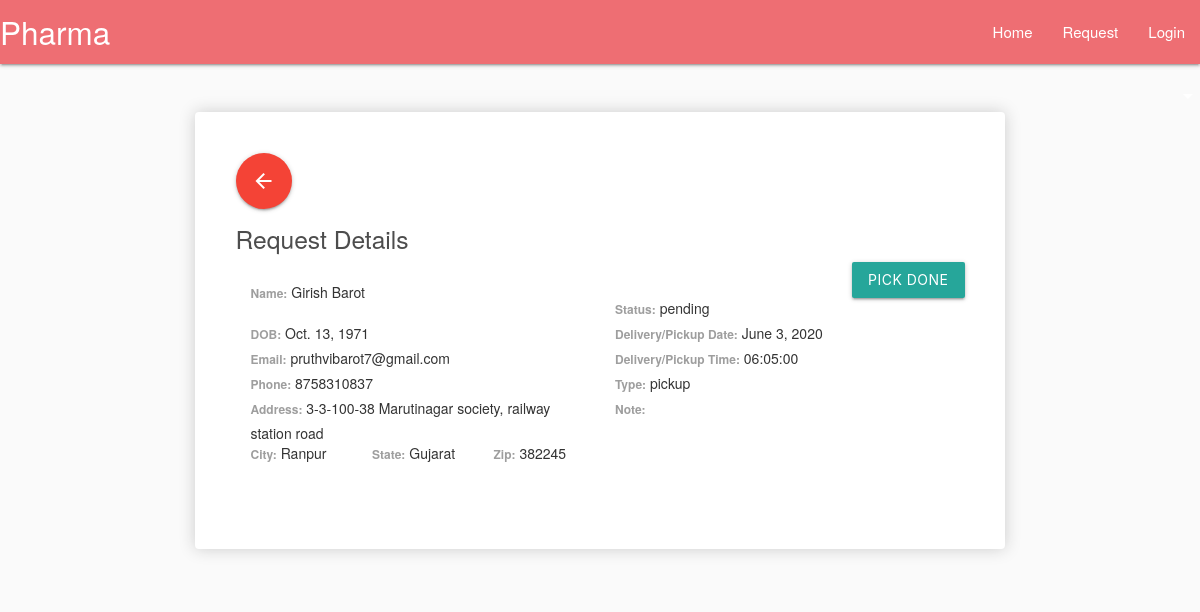
/request-detail/3, run on the app's committed database.
### pharmastore/models.py (models this page shows, shortened)
class DrugRequest(models.Model):
    name = models.CharField(max_length=250,null=True,blank=True)
    first_name = models.CharField(max_length=250,null=True)
    last_name = models.CharField(max_length=250,null=True)
    dob = models.DateField(verbose_name='Date Of Birth',null=True)
    phone = models.CharField(max_length=250,null=True)
    email = models.EmailField(null=True)
    note = models.TextField(max_length=1000,null=True,blank=True)
    address = models.TextField(max_length=1000)
    zip = models.CharField(max_length=250,null=True)
    city = models.CharField(max_length=250,null=True)
    state = models.CharField(max_length=250,null=True)
    pharmacy = models.ForeignKey(Pharmacy,on_delete=models.SET_NULL,null=True,related_name="pharmacy",blank=True)
    ip_address = models.CharField(max_length=250,null=True,verbose_name="IP Address",blank=True)
    pd_date = models.DateTimeField(verbose_name='Pickup Date',null=True)
    pd_time = models.CharField(max_length=25,null=True,blank=True)
    type = models.CharField(max_length=100,choices=[('delivery', 'Delivery'), ('pickup', 'Pickup')],default='pickup')
    status = models.CharField(max_length=100,choices=[('pending','Pending'),('done','Pick Done')],default="pending")
    done_date = models.DateTimeField(verbose_name='Pick Done Date',null=True,blank=True)
    images = models.FileField(upload_to='image/',null=True,blank=True)

### pharmastore/views.py (the view)
# urls.py: path('request-detail/<int:pk>',views.requestDetails,name="request-detail"),
def requestDetails(request, pk):
    req = DrugRequest.objects.get(id=pk)
    return render(request, 'request_detail.html', {'request': req})

### pharmastore/templates/request_detail.html (shortened to what this page needs)
{% extends 'main.html' %}
{% block content %}
<div class="row" style="margin-top: 5%;">
    <div class="card box-element">
        <a href="{% url 'index' %}" class="btn-floating btn-large waves-effect waves-light red"><i class="material-icons">arrow_back</i></a>
        <div>
            <div class="card-header" style="display: block;">
                <h5 class="mb-0">Request Details</h5>
                {% if request.status != 'done'%}
                {% if request.type == 'pickup'%}
                <a href="{% url 'request-done' request.id %}"><button style="float: right;" class="btn btn-primary">Pick Done</button></a>
                {% endif%}
                {% endif %}
            </div>
            <br>
            <div class="card-body">
                <div class="row mt-4">
                    <div class="col-sm-6">
                        <strong><label>Name:</label></strong>
                        {{request.first_name}} {{request.last_name}}
                    </div>
                    <div class="col-sm-6">
                        <label>Status:</label>
                        {{request.status}}
                    </div>
                    <div class="col-sm-6">
                        <label>DOB:</label>
                        {{request.dob|date}}
                    </div>
                    <div class="col-sm-6">
                        <label>Delivery/Pickup Date:</label>
                        {{request.pd_date|date}}
                    </div>
                    <div class="col-sm-6">
                        <label>Email:</label>
                        {{request.email}}
                    </div>
                    <div class="col-sm-6">
                        <label>Delivery/Pickup Time:</label>
                        {{request.pd_time}}
                    </div>
                    <div class="col-sm-6">
                        <label>Phone:</label>
                        {{request.phone}}
                    </div>
                    <div class="col-sm-6">
                        <label>Type:</label>
                        {{request.type}}
                    </div>
                    <div class="col-sm-6">
                        <label>Address:</label>
                        {{request.address}}
                    </div>
                    <div class="col-sm-6">
                        <label>Note:</label>
                    </div>
                    <div class="col-sm-12" style="padding: 0px;">
                        <div class="col-sm-2">
                            <label>City:</label>
                            {{request.city}}
                        </div>
                        <div class="col-sm-2">
                            <label>State:</label>
                            {{request.state}}
                        </div>
                        <div class="col-sm-2">
                            <label>Zip:</label>
                            {{request.zip}}
                        </div>
                    </div>
                </div>
            </div>
        </div>
    </div>
</div>
{% endblock %}

### pharmastore/static/css/main.css (style rules this page uses)
body { background-color: hsl(0, 0%, 98%); }
h1,h2,h3,h4,h5,h6 { color:hsl(0, 0%, 30%); }
.box-element { box-shadow:hsl(0, 0%, 80%) 0 0 16px; background-color: #fff; border-radius: 4px; padding: 5%; }

### data on the page
DrugRequest: first_name "Girish", last_name "Barot", status "pending", dob "Oct. 13, 1971", pd_date "June 3, 2020", email "pruthvibarot7@gmail.com", pd_time "06:05:00", phone "8758310837", type "pickup", address "3-3-100-38 Marutinagar society, railway station road", city "Ranpur", state "Gujarat", zip "382245"
